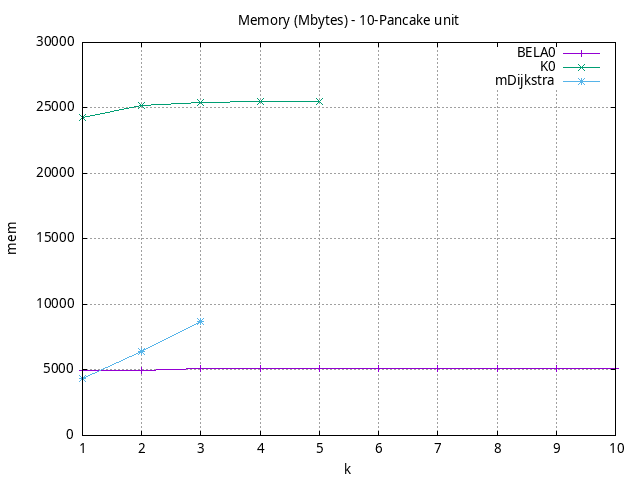

This figure's gnuplot source:
#!/usr/bin/gnuplot
# -*- coding: utf-8 -*-
#
# results/n-pancake/unit/10/10pancake.brute-force.mem.gnuplot
#
# Started on 04/09/2024 14:20:54
# Author: Carlos Linares López
set grid
set xlabel "k"
set ylabel "mem"

set title "Memory (Mbytes) - 10-Pancake unit"

set terminal png enhanced font "Ariel,10"
set output '10pancake.brute-force.mem.png'

plot "-" title "BELA0"      with linesp, "-" title "K0"      with linesp, "-" title "mDijkstra"      with linesp

	1 4984.12
	2 4974.63
	3 5100.6
	4 5106.52
	5 5105.15
	6 5107.37
	7 5107.58
	8 5107.9
	9 5108.14
	10 5108.29
end
	1 24279.74
	2 25189.48
	3 25430.95
	4 25461.47
	5 25476.73
end
	1 4349.83
	2 6427.34
	3 8682.98
	4 11608.4
	5 14737.69
end
